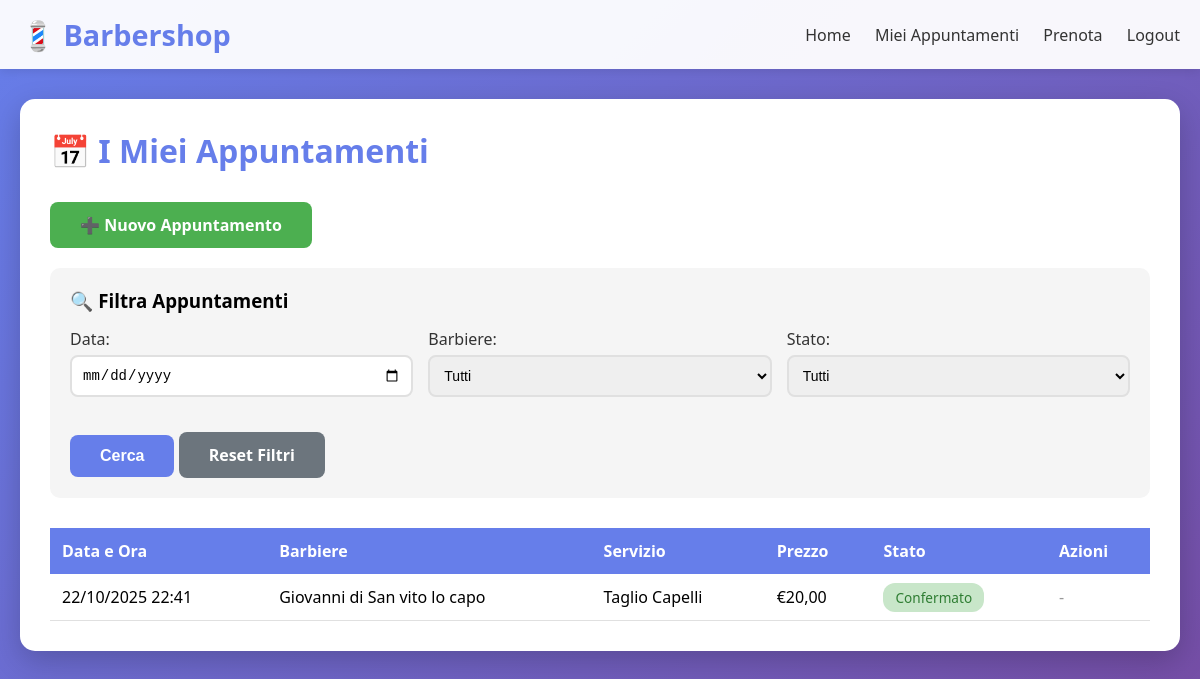
/appuntamenti/ (signed in), run on the app's committed database.
### appointments/models.py (models this page shows, shortened)
class Appuntamento(models.Model):
    STATI = [
        ('confermato', 'Confermato'),
        ('completato', 'Completato'),
        ('cancellato', 'Cancellato'),
        ('in_attesa', 'In Attesa'),
    ]
    cliente = models.ForeignKey(Cliente, on_delete=models.CASCADE, related_name='appuntamenti')
    barbiere = models.ForeignKey(Barbiere, on_delete=models.CASCADE, related_name='appuntamenti')
    servizio = models.ForeignKey(Servizio, on_delete=models.CASCADE)
    data_ora = models.DateTimeField(verbose_name="Data e ora")
    stato = models.CharField(max_length=20, choices=STATI, default='confermato')
    note = models.TextField(blank=True, null=True)
    creato_il = models.DateTimeField(auto_now_add=True)
    modificato_il = models.DateTimeField(auto_now=True)
    class Meta:
        verbose_name_plural = "Appuntamenti"
        ordering = ['-data_ora']
    def is_passato(self):
        return self.data_ora < timezone.now()

class Barbiere(models.Model):
    nome = models.CharField(max_length=100)
    specialita = models.CharField(max_length=200)
    foto = models.ImageField(upload_to='barbieri/', null=True, blank=True)
    attivo = models.BooleanField(default=True)
    class Meta:
        verbose_name_plural = "Barbieri"

class Servizio(models.Model):
    nome = models.CharField(max_length=100)
    descrizione = models.TextField()
    durata_minuti = models.IntegerField(help_text="Durata del servizio in minuti")
    prezzo = models.DecimalField(max_digits=6, decimal_places=2)
    class Meta:
        verbose_name_plural = "Servizi"

### appointments/views.py (the view)
# urls.py: path('appuntamenti/', views.lista_appuntamenti, name='lista_appuntamenti'),
@login_required
def lista_appuntamenti(request):
    try:
        cliente = Cliente.objects.get(user=request.user)
    except Cliente.DoesNotExist:
        messages.error(request, 'Profilo cliente non trovato.')
        return redirect('home')
    appuntamenti = Appuntamento.objects.filter(cliente=cliente)
    data_filtro = request.GET.get('data')
    barbiere_id = request.GET.get('barbiere')
    stato_filtro = request.GET.get('stato')
    if data_filtro:
        appuntamenti = appuntamenti.filter(data_ora__date=data_filtro)
    if barbiere_id:
        appuntamenti = appuntamenti.filter(barbiere_id=barbiere_id)
    if stato_filtro:
        appuntamenti = appuntamenti.filter(stato=stato_filtro)
    context = {
        'appuntamenti': appuntamenti,
        'barbieri': Barbiere.objects.filter(attivo=True),
        'stati': Appuntamento.STATI,
        'filtro_data': data_filtro,
        'filtro_barbiere': barbiere_id,
        'filtro_stato': stato_filtro,
    }
    return render(request, 'appointments/lista_appuntamenti.html', context)

### appointments/templates/appointments/lista_appuntamenti.html (shortened to what this page needs)
{% extends 'appointments/base.html' %}
{% block content %}
<div class="card">
    <h1 style="color: #667eea; margin-bottom: 30px;">📅 I Miei Appuntamenti</h1>
    <a href="{% url 'crea_appuntamento' %}" class="btn btn-success" style="margin-bottom: 20px;">
        ➕ Nuovo Appuntamento
    </a>
    <form method="GET" action="{% url 'lista_appuntamenti' %}" style="background: #f5f5f5; padding: 20px; border-radius: 10px; margin-bottom: 30px;">
        <h3 style="margin-bottom: 15px;">🔍 Filtra Appuntamenti</h3>
        <div style="display: grid; grid-template-columns: repeat(auto-fit, minmax(200px, 1fr)); gap: 15px;">
            <div class="form-group">
                <label>Data:</label>
                <input type="date" name="data" value="{{ filtro_data }}" class="form-control">
            </div>
            <div class="form-group">
                <label>Barbiere:</label>
                <select name="barbiere" class="form-control">
                    <option value="">Tutti</option>
                </select>
            </div>
            <div class="form-group">
                <label>Stato:</label>
                <select name="stato" class="form-control">
                    <option value="">Tutti</option>
                </select>
            </div>
        </div>
        <button type="submit" class="btn btn-primary">Cerca</button>
        <a href="{% url 'lista_appuntamenti' %}" class="btn btn-secondary">Reset Filtri</a>
    </form>
    {% if appuntamenti %}
    <table>
        <thead>
            <tr>
                <th>Data e Ora</th>
                <th>Barbiere</th>
                <th>Servizio</th>
                <th>Prezzo</th>
                <th>Stato</th>
                <th>Azioni</th>
            </tr>
        </thead>
        <tbody>
            {% for app in appuntamenti %}
            <tr>
                <td>{{ app.data_ora|date:"d/m/Y H:i" }}</td>
                <td>{{ app.barbiere.nome }}</td>
                <td>{{ app.servizio.nome }}</td>
                <td>€{{ app.servizio.prezzo }}</td>
                <td>
                    {% if app.stato == 'confermato' %}
                        <span class="badge badge-success">{{ app.get_stato_display }}</span>
                    {% elif app.stato == 'cancellato' %}
                        <span class="badge badge-danger">{{ app.get_stato_display }}</span>
                    {% else %}
                        <span class="badge badge-warning">{{ app.get_stato_display }}</span>
                    {% endif %}
                </td>
                <td>
                    {% if app.stato == 'confermato' and not app.is_passato %}
                        <a href="{% url 'modifica_appuntamento' app.id %}" class="btn btn-primary" style="padding: 5px 15px; font-size: 14px;">
                            Modifica
                        </a>
                        <form method="POST" action="{% url 'cancella_appuntamento' app.id %}" style="display: inline;">
                            {% csrf_token %}
                            <button type="submit" class="btn btn-danger" style="padding: 5px 15px; font-size: 14px;" onclick="return confirm('Sicuro di voler cancellare?')">
                                Cancella
                            </button>
                        </form>
                    {% else %}
                        <span style="color: #999;">-</span>
                    {% endif %}
                </td>
            </tr>
            {% endfor %}
        </tbody>
    </table>
    {% else %}
        <p style="text-align: center; color: #999; padding: 40px;">
            Nessun appuntamento trovato. <a href="{% url 'crea_appuntamento' %}">Prenota il tuo primo appuntamento!</a>
        </p>
    {% endif %}
</div>
{% endblock %}

### appointments/templates/appointments/base.html (style rules this page uses)
* { margin: 0; padding: 0; box-sizing: border-box; }
body { font-family: 'Segoe UI', Tahoma, Geneva, Verdana, sans-serif; background: linear-gradient(135deg, #667eea 0%, #764ba2 100%); min-height: 100vh; padding-bottom: 50px; }
.card { background: white; border-radius: 15px; padding: 30px; box-shadow: 0 10px 30px rgba(0,0,0,0.2); margin-bottom: 20px; }
.form-control { width: 100%; padding: 10px; border: 2px solid #e0e0e0; border-radius: 8px; font-size: 14px; margin-bottom: 15px; }
.form-group { margin-bottom: 20px; }
.form-group label { display: block; margin-bottom: 5px; font-weight: 500; color: #333; }
.btn { padding: 12px 30px; border: none; border-radius: 8px; font-size: 16px; font-weight: bold; cursor: pointer; transition: all 0.3s; text-decoration: none; display: inline-block; }
.btn-primary { background: #667eea; color: white; }
.btn-success { background: #4caf50; color: white; }
.btn-secondary { background: #6c757d; color: white; }
table { width: 100%; border-collapse: collapse; margin-top: 20px; }
table th { background: #667eea; color: white; padding: 12px; text-align: left; font-weight: 600; }
table td { padding: 12px; border-bottom: 1px solid #e0e0e0; }
.badge { padding: 5px 12px; border-radius: 12px; font-size: 0.85em; font-weight: 500; }
.badge-success { background: #c8e6c9; color: #2e7d32; }

### data on the page
Appuntamento: data_ora "22/10/2025 22:41", barbiere.nome "Giovanni di San vito lo capo", servizio.nome "Taglio Capelli", servizio.prezzo "20,00", stato "Confermato"
